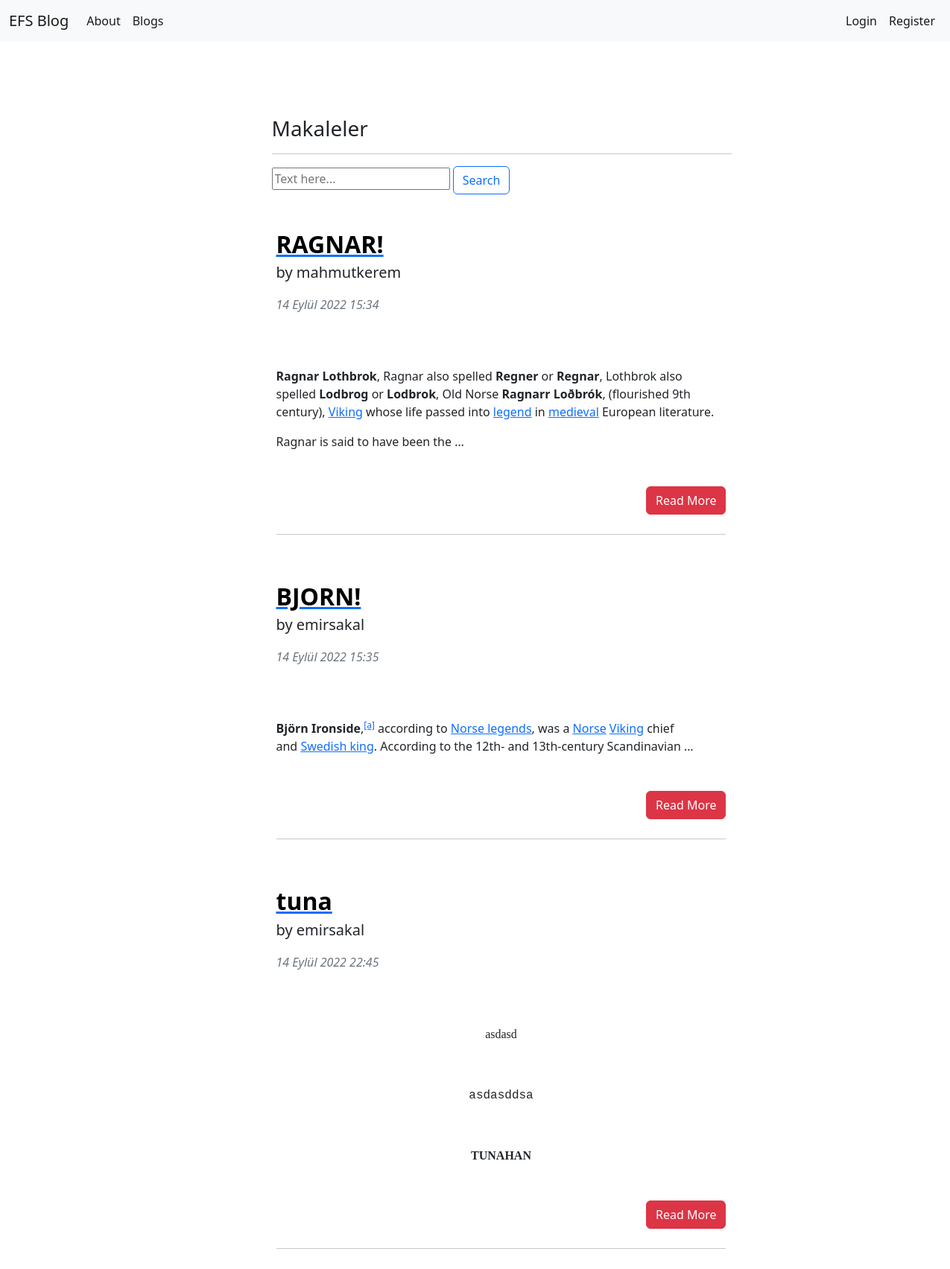
The page /blogs/ on the database as committed earlier.
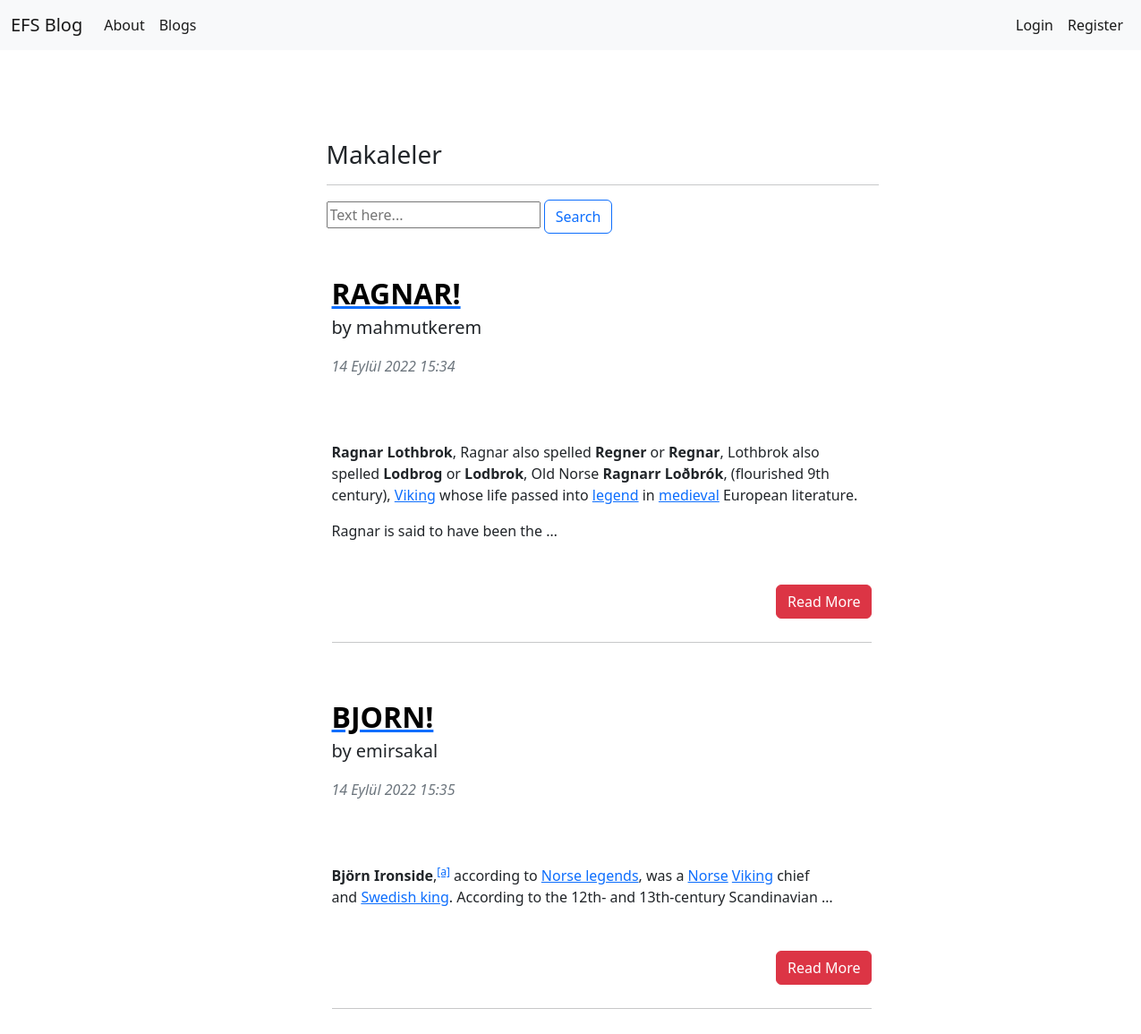
The same page on the database as committed later.
### article/models.py (models this page shows, shortened)
class Article(models.Model):
    author = models.ForeignKey("auth.User", on_delete = models.CASCADE,verbose_name= "Author ")
    title = models.CharField(max_length = 50, verbose_name= "Title ")
    content = RichTextField()
    created_date = models.DateTimeField(auto_now_add=True, verbose_name= "Created Date")
    article_image = models.FileField(blank = True,null = True,verbose_name="Image")

### article/views.py (the view)
# urls.py: path('',views.articles,name = "articles"),
def articles(request):
    keyword = request.GET.get("keyword")
    if keyword:
        articles = Article.objects.filter(title__contains = keyword)
        return render(request,"blogs.html",{"articles":articles})
    articles = Article.objects.all()
    return render(request,"blogs.html",{"articles":articles})

### templates/blogs.html (shortened to what this page needs)
{% extends 'layout.html' %}
{% block body %}
<div class = "row">
    <div class="col-md-10 offset-md-3">
        <div class="col-lg-8">
            <h3>Makaleler</h3>
            <hr>
        </div>
    </div>
</div>
<div class ="row">
    <div class="col-md-10 offset-md-3">
        <div class="col-lg-8">
            <form>
                <input type="text" name ="keyword" class="input-sm" maxlength ="64" placeholder="Text here..."/>
                <button type="submit" class="btn btn-outline-primary">Search</button>
            </form>
        </div>
    </div>
</div>
{% if articles %}
    {% for article in articles %}
        <div class="container mt-5">
            <div class="row">
                <div class="col-md-10 offset-md-3">
                    <div class="col-lg-8">
                        <article>
                            <header class="mb-4">
                                <a href="{% url 'article:detail' article.id %}"><h2 class="fw-bolder mb-1" style = "color : black;">{{article.title}}</h2></a>
                                <p class ="lead">
                                    by {{article.author.username}}
                                </p>
                                <div class="text-muted fst-italic mb-2">{{article.created_date}}</div>
                            </header>
                            <section class="mb-5">
                                <p class="fs-5 mb-4">
                                    {{article.content|safe|truncatewords:30}}
                                </p>
                            </section>
                        </article>
                        <a style ="float : right;" href="{% url 'article:detail' article.id %}" class ="btn btn-danger">Read More</a>
                        <br>
                        <br>
                        <hr>
                    </div>
                </div>
            </div>
        </div>
    {% endfor %}
{% endif %}
{% endblock body %}

Rows that differ between the two databases and show on the page:
removed Article: title "tuna", author.username "emirsakal", created_date "14 Eylül 2022 22:45", content "asdasd asdasddsa TUNAHAN"
